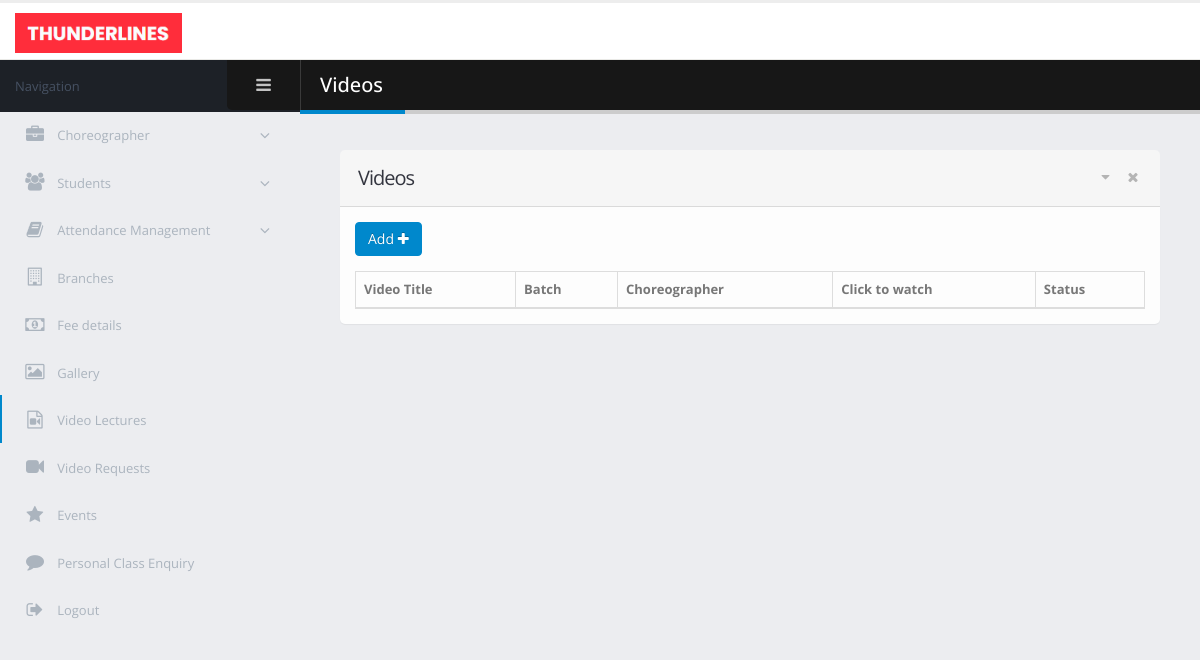
/admin/video_lectures.php, run on an earlier commit of the app's database.
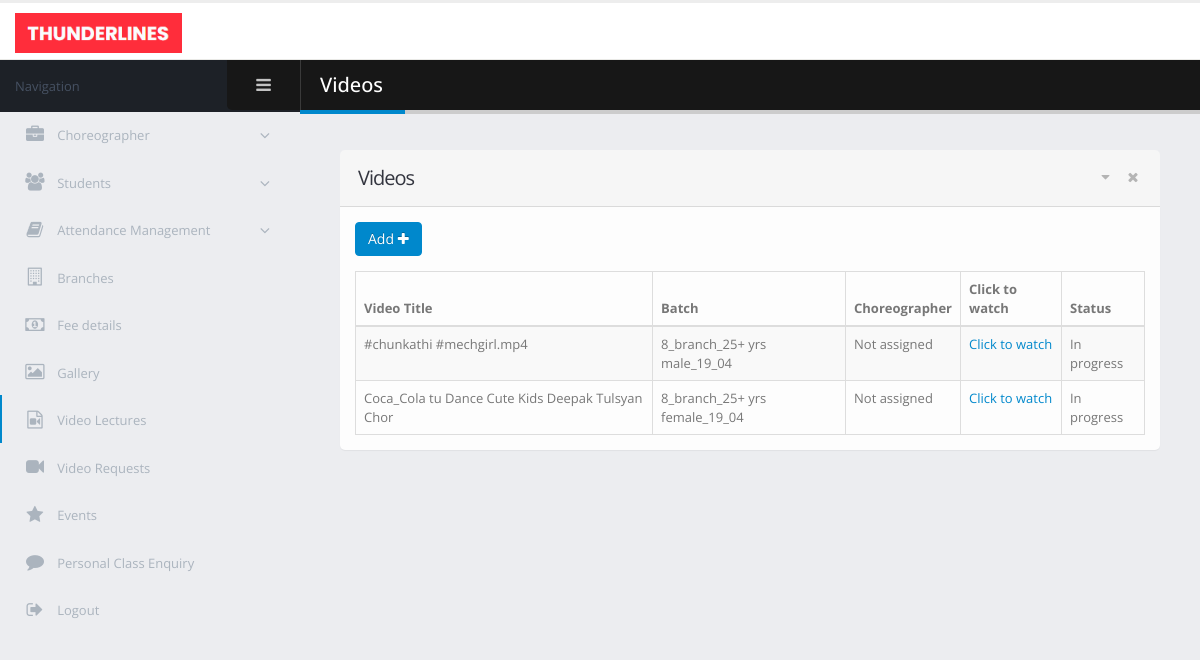
And on a later commit of the database.
### tables this page shows
CREATE TABLE `video_class` (
  `video_id` int(11) NOT NULL,
  `video_title` varchar(50) NOT NULL,
  `video_location` text NOT NULL,
  `batch_id` int(11) NOT NULL,
  `video_status` int(11) NOT NULL
);

CREATE TABLE `batch` (
  `batch_id` int(11) NOT NULL,
  `batch_name` varchar(40) NOT NULL,
  `batch_age_grp` varchar(35) NOT NULL,
  `branch_id` int(11) NOT NULL,
  `choreographer_id` int(11) DEFAULT 0
);

### admin/video_lectures.php (the view, shortened to what the changed rows need)
<!doctype html>
<html class="fixed">
	<head>
		<link rel="stylesheet" href="assets/vendor/bootstrap/css/bootstrap.css" />
		<link rel="stylesheet" href="assets/vendor/font-awesome/css/font-awesome.css" />
		<link rel="stylesheet" href="assets/vendor/magnific-popup/magnific-popup.css" />
		<link rel="stylesheet" href="assets/vendor/bootstrap-datepicker/css/bootstrap-datepicker3.css" />
		<link rel="stylesheet" href="assets/vendor/jquery-ui/jquery-ui.css" />
		<link rel="stylesheet" href="assets/vendor/jquery-ui/jquery-ui.theme.css" />
		<link rel="stylesheet" href="assets/vendor/bootstrap-multiselect/bootstrap-multiselect.css" />
		<link rel="stylesheet" href="assets/vendor/morris.js/morris.css" />
		<link rel="stylesheet" href="assets/stylesheets/theme.css" />
		<link rel="stylesheet" href="assets/stylesheets/skins/default.css" />
		<link rel="stylesheet" href="assets/stylesheets/theme-custom.css">
	</head>
	<body>
		<section class="body">
			<div class="inner-wrapper">
                <section role="main" class="content-body">
                    <header class="page-header">
                        <h2>Videos</h2>
                    </header>
                    <section class="panel">
                        <header class="panel-heading">
                            <h2 class="panel-title">Videos</h2>
                        </header>
                        <div class="panel-body">
                            <table class="table table-bordered table-striped mb-none" id="tester_table">
                                <thead>
                                <tr>
                                    <th>Video Title</th>
                                    <th>Batch</th>
				                    <th>Choreographer</th>
				                    <th>Click to watch</th>
				                    <th>Status</th>
                                </tr>
                                </thead>
                                <tbody>
                                <?php
                                $server_name = "localhost";
                                $user_name = "root";
                                $password = "";
                                $database = "dance-academy";
                                $conn = new mysqli($server_name, $user_name, $password, $database);
                                $video_sel = "select video_id, video_title, video_location, batch_id, video_status from video_class order by video_id desc ";
                                $res = $conn->query($video_sel);
                                while ($row = $res->fetch_array())
                                {
                                    echo "<tr>";
                                    echo "<td>$row[1]</td>";
                                    $batch_sel = "select batch_name,choreographer_id from batch where batch_id ='$row[3]'";
                                    $batch_res = mysqli_query($conn, $batch_sel);
                                    while ($row_batch = $batch_res->fetch_array())
                                    {
                                        echo "<td>$row_batch[0]</td>";
                                        if ($row_batch[1]==0)
                                        {
                                            echo "<td>Not assigned</td>";
                                        }
                                    }
                                    echo  "<td><a href='http://localhost/dance-academy/admin/$row[2]' target='_blank'>Click to watch</a></td>";
                                    if ($row[4]==0)
                                    {
                                        echo "<td>Completed</td>";
                                    }
                                    else if($row[4]==1)
                                    {
                                        echo "<td>In progress</td>";
                                    }
                                }
                                ?>
                                </tbody>
                            </table>
                        </div>
                    </section>
                </section>
			</div>
		</section>
	</body>
</html>

What changed in the data, as far as the page shows it:
added video_class: video_title "#chunkathi #mechgirl.mp4", video_status "In progress"
added batch: batch_name "8_branch_25+ yrs male_19_04", shows "Not assigned", shown under "#chunkathi #mechgirl.mp4"
added video_class: video_title "Coca_Cola tu Dance Cute Kids Deepak Tulsyan Chor", video_status "In progress"
added batch: batch_name "8_branch_25+ yrs female_19_04", shows "Not assigned", shown under "Coca_Cola tu Dance Cute Kids Deepak Tulsyan Chor"
